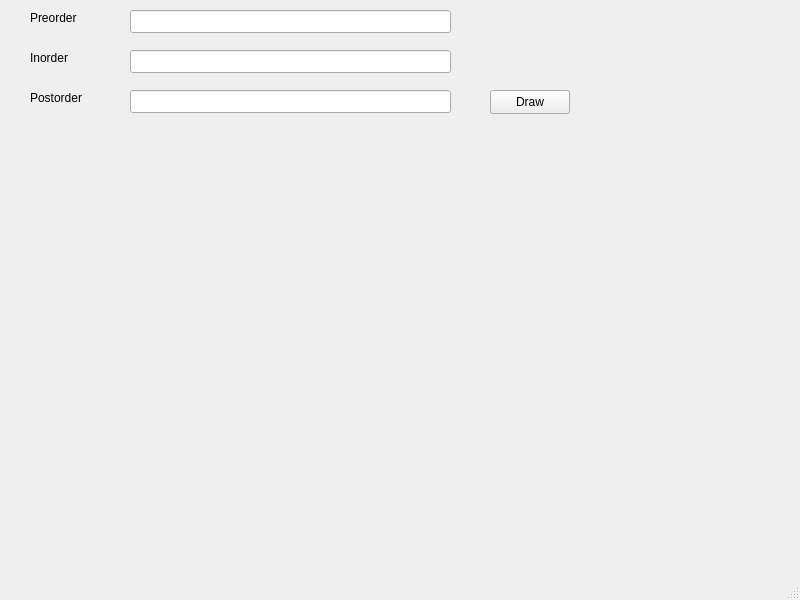
<?xml version="1.0" encoding="UTF-8"?>
<ui version="4.0">
 <class>MainWindow</class>
 <widget class="QMainWindow" name="MainWindow">
  <property name="geometry">
   <rect>
    <x>0</x>
    <y>0</y>
    <width>800</width>
    <height>600</height>
   </rect>
  </property>
  <property name="windowTitle">
   <string>MainWindow</string>
  </property>
  <widget class="QWidget" name="centralwidget">
   <widget class="QLineEdit" name="lineEdit">
    <property name="geometry">
     <rect>
      <x>130</x>
      <y>10</y>
      <width>321</width>
      <height>23</height>
     </rect>
    </property>
   </widget>
   <widget class="QLineEdit" name="lineEdit_2">
    <property name="geometry">
     <rect>
      <x>130</x>
      <y>50</y>
      <width>321</width>
      <height>23</height>
     </rect>
    </property>
   </widget>
   <widget class="QLineEdit" name="lineEdit_3">
    <property name="geometry">
     <rect>
      <x>130</x>
      <y>90</y>
      <width>321</width>
      <height>23</height>
     </rect>
    </property>
   </widget>
   <widget class="QLabel" name="label">
    <property name="geometry">
     <rect>
      <x>30</x>
      <y>10</y>
      <width>81</width>
      <height>16</height>
     </rect>
    </property>
    <property name="text">
     <string>Preorder</string>
    </property>
   </widget>
   <widget class="QLabel" name="label_2">
    <property name="geometry">
     <rect>
      <x>30</x>
      <y>50</y>
      <width>81</width>
      <height>16</height>
     </rect>
    </property>
    <property name="text">
     <string>Inorder</string>
    </property>
   </widget>
   <widget class="QLabel" name="label_3">
    <property name="geometry">
     <rect>
      <x>30</x>
      <y>90</y>
      <width>81</width>
      <height>16</height>
     </rect>
    </property>
    <property name="text">
     <string>Postorder</string>
    </property>
   </widget>
   <widget class="QPushButton" name="pushButton">
    <property name="geometry">
     <rect>
      <x>490</x>
      <y>90</y>
      <width>80</width>
      <height>24</height>
     </rect>
    </property>
    <property name="text">
     <string>Draw</string>
    </property>
   </widget>
  </widget>
  <widget class="QMenuBar" name="menubar">
   <property name="geometry">
    <rect>
     <x>0</x>
     <y>0</y>
     <width>800</width>
     <height>21</height>
    </rect>
   </property>
  </widget>
  <widget class="QStatusBar" name="statusbar"/>
 </widget>
 <resources/>
 <connections/>
</ui>
